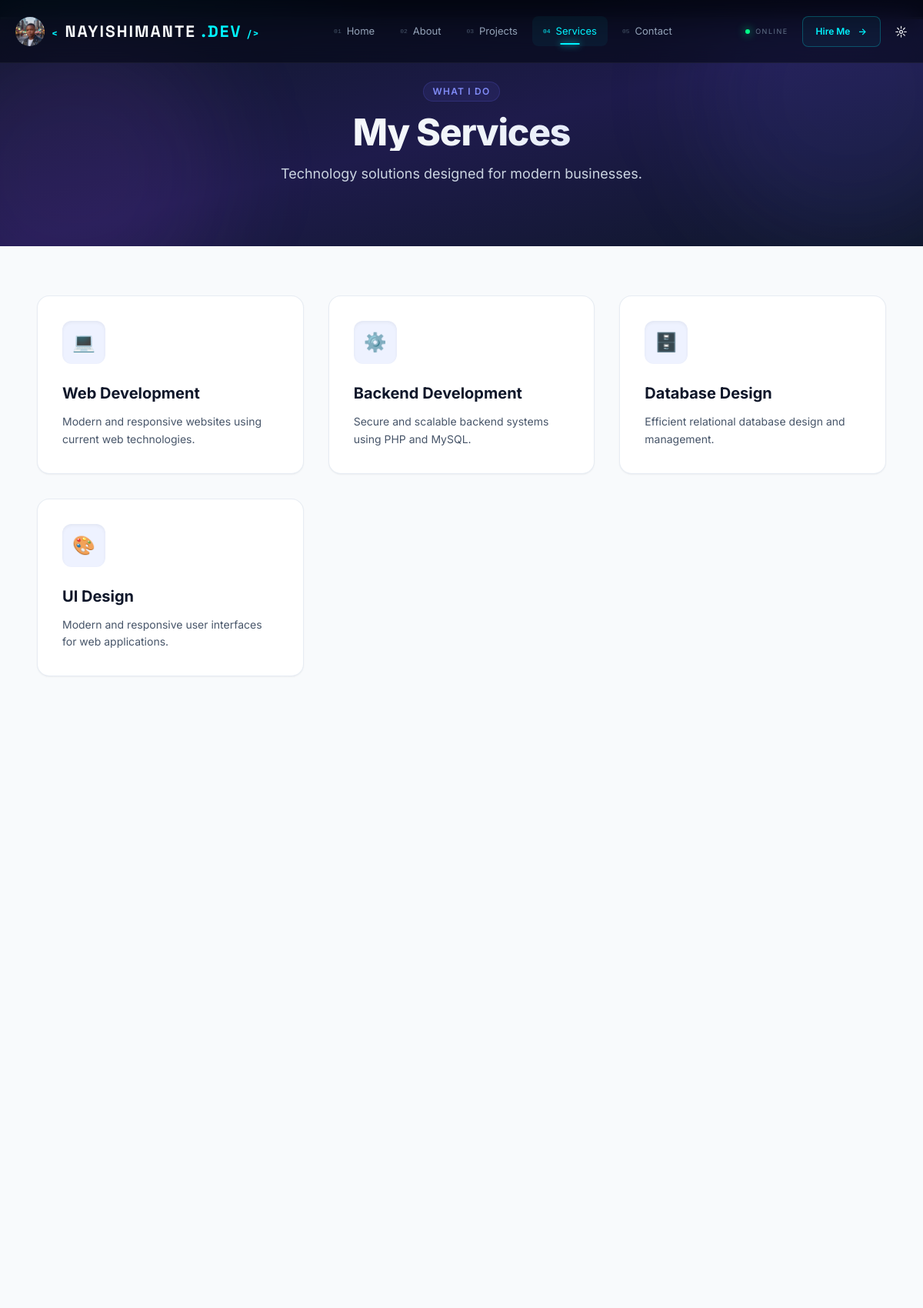
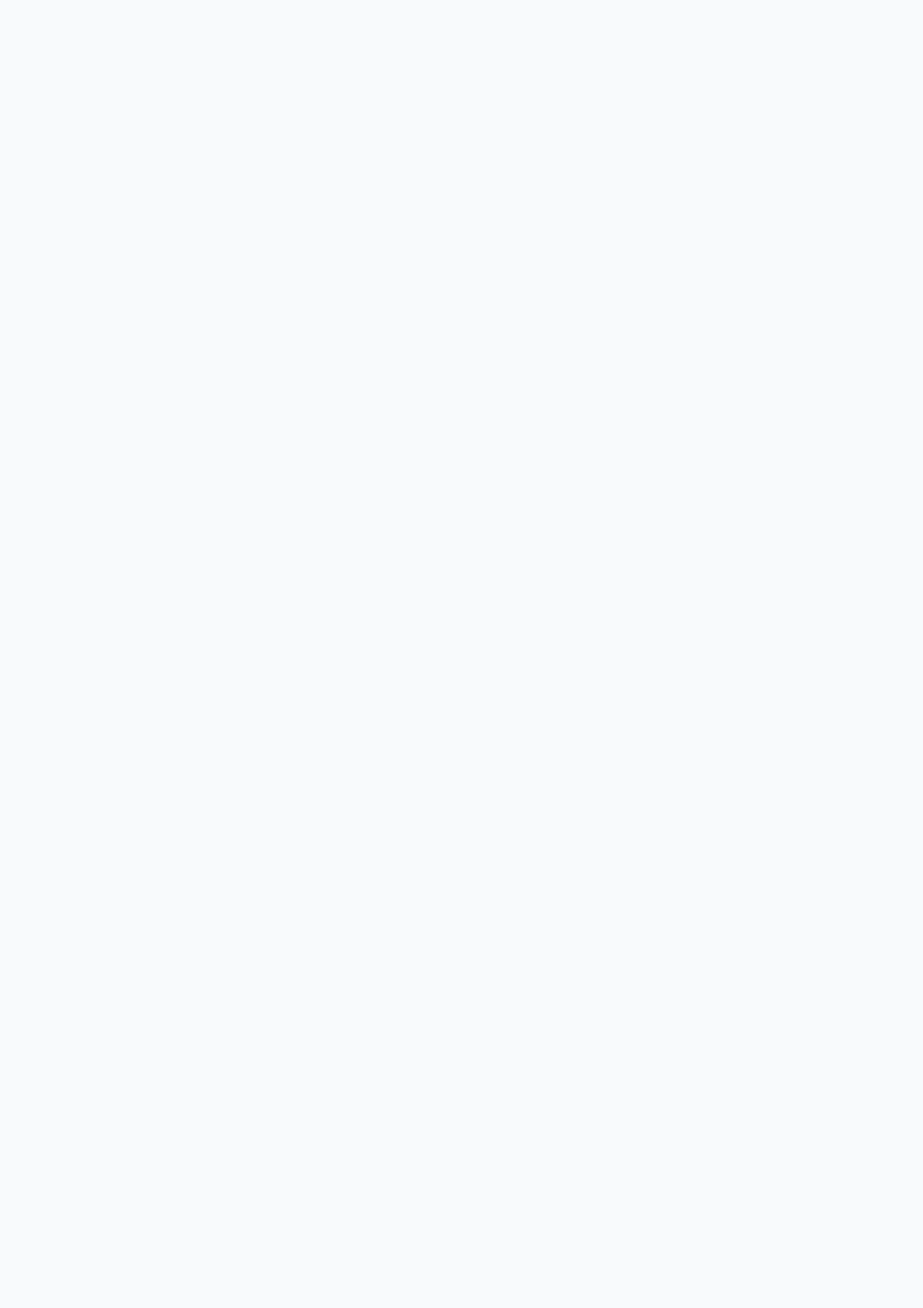
/services.php (upper part), run on the app's committed database (2 pictures, top to bottom).
### tables this page shows
CREATE TABLE services (
    id INT AUTO_INCREMENT PRIMARY KEY,
    title VARCHAR(150) NOT NULL,
    description TEXT NOT NULL,
    icon VARCHAR(100),
    created_at TIMESTAMP DEFAULT CURRENT_TIMESTAMP
);

### services.php (the view, shortened to what this page needs)
<?php
include "config/database.php";
$result = $conn->query(
    "SELECT * FROM services ORDER BY id ASC"
);
include "includes/header.php";
include "includes/navbar.php";
?>
<script src="https://cdn.tailwindcss.com"></script>
<link rel="stylesheet" href="https://cdnjs.cloudflare.com/ajax/libs/font-awesome/6.4.0/css/all.min.css">
<section class="page-banner relative bg-gradient-to-br from-slate-900 via-indigo-950 to-slate-900 text-white py-20 px-6 overflow-hidden">
    <div class="absolute -top-24 -right-24 w-96 h-96 bg-indigo-500/10 rounded-full blur-3xl pointer-events-none"></div>
    <div class="absolute -bottom-24 -left-24 w-96 h-96 bg-purple-500/10 rounded-full blur-3xl pointer-events-none"></div>
    <div class="container max-w-6xl mx-auto text-center relative z-10">
        <span class="inline-block px-3 py-1 text-xs font-semibold tracking-widest text-indigo-400 uppercase bg-indigo-500/10 border border-indigo-500/20 rounded-full mb-4">
            What I Do
        </span>
        <h1 class="text-4xl md:text-5xl font-extrabold tracking-tight mb-4 bg-clip-text text-transparent bg-gradient-to-r from-white via-slate-100 to-indigo-200">
        </h1>
        <p class="max-w-2xl mx-auto text-slate-300 text-base md:text-lg leading-relaxed">
            Technology solutions designed for modern businesses.
        </p>
    </div>
</section>
<section class="section py-16 bg-slate-50 min-h-screen">
    <div class="container max-w-6xl mx-auto px-6">
        <div class="service-grid grid grid-cols-1 md:grid-cols-2 lg:grid-cols-3 gap-8">
            <?php while ($service = $result->fetch_assoc()): ?>
                <div class="service-card bg-white rounded-2xl p-8 border border-slate-200/80 shadow-sm hover:shadow-xl hover:-translate-y-1 transition-all duration-300 flex flex-col justify-between group">
                    <div>
                        <div class="service-icon w-14 h-14 rounded-xl bg-indigo-50 text-indigo-600 flex items-center justify-center text-2xl mb-6 group-hover:bg-indigo-600 group-hover:text-white transition-colors duration-300 shadow-inner">
                            <?php if (!empty($service['icon'])): ?>
                                <?php if (str_starts_with(trim($service['icon']), 'fa-')): ?>
                                    <i class="<?= htmlspecialchars($service['icon']) ?>"></i>
                                <?php else: ?>
                                    <?= htmlspecialchars($service['icon']) ?>
                                <?php endif; ?>
                            <?php else: ?>
                                <i class="fa-solid fa-cubes"></i>
                            <?php endif; ?>
                        </div>
                        <h2 class="text-xl font-bold text-slate-900 group-hover:text-indigo-600 transition-colors mb-3">
                            <?= htmlspecialchars($service['title']) ?>
                        </h2>
                        <p class="text-slate-600 text-sm leading-relaxed">
                            <?= htmlspecialchars($service['description']) ?>
                        </p>
                    </div>
                </div>
            <?php endwhile; ?>
        </div>
    </div>
</section>
<?php include "includes/footer.php"; ?>

### css/style.css (style rules this page uses)
:root { color-scheme: dark; --primary: #00f5ff; --primary-dark: #00b8c4; --primary-glow: rgba(0, 245, 255, 0.18); --secondary: #7c3aed; --accent: #00ff88; --pink: #ec4899; --bg: #030611; --bg-soft: #070b18; --bg-card: rgba(12, 18, 35, 0.72); --surface: #0b1224; --surface-light: #111a31; --text: #f8fafc; --text-soft: #cbd5e1; --muted: #94a3b8; --muted-dark: #64748b; --border: rgba(255, 255, 255, 0.08); --border-primary: rgba(0, 245, 255, 0.18); --shadow: 0 20px 60px rgba(0, 0, 0, 0.35); --glow: 0 0 35px var(--primary-glow); --radius-sm: 8px; --radius: 14px; --radius-lg: 22px; --container-max: 1200px; --header-height: 82px; --transition-fast: 0.2s ease; --transition: 0.3s cubic-bezier(0.16, 1, 0.3, 1); }
*, *::before, *::after { margin: 0; padding: 0; box-sizing: border-box; }
html { scroll-behavior: smooth; }
body { min-height: 100vh; background-color: var(--bg); background-image: radial-gradient(circle at 10% 10%, rgba(0, 245, 255, 0.07), transparent 30%), radial-gradient(circle at 90% 20%, rgba(124, 58, 237, 0.08), transparent 30%); color: var(--text); font-family: "Inter", system-ui, -apple-system, sans-serif; line-height: 1.6; overflow-x: hidden; }
.container { width: min(var(--container-max), calc(100% - 40px)); margin-inline: auto; }
.card, .project-card, .service-card { border: 1px solid var(--border); border-radius: var(--radius); background: var(--bg-card); backdrop-filter: blur(15px); transition: var(--transition); }

### data on the page
services: icon "💻", title "Web Development", description "Modern and responsive websites using current web technologies."
services: icon "⚙️", title "Backend Development", description "Secure and scalable backend systems using PHP and MySQL."
services: icon "🗄️", title "Database Design", description "Efficient relational database design and management."
services: icon "🎨", title "UI Design", description "Modern and responsive user interfaces for web applications."
